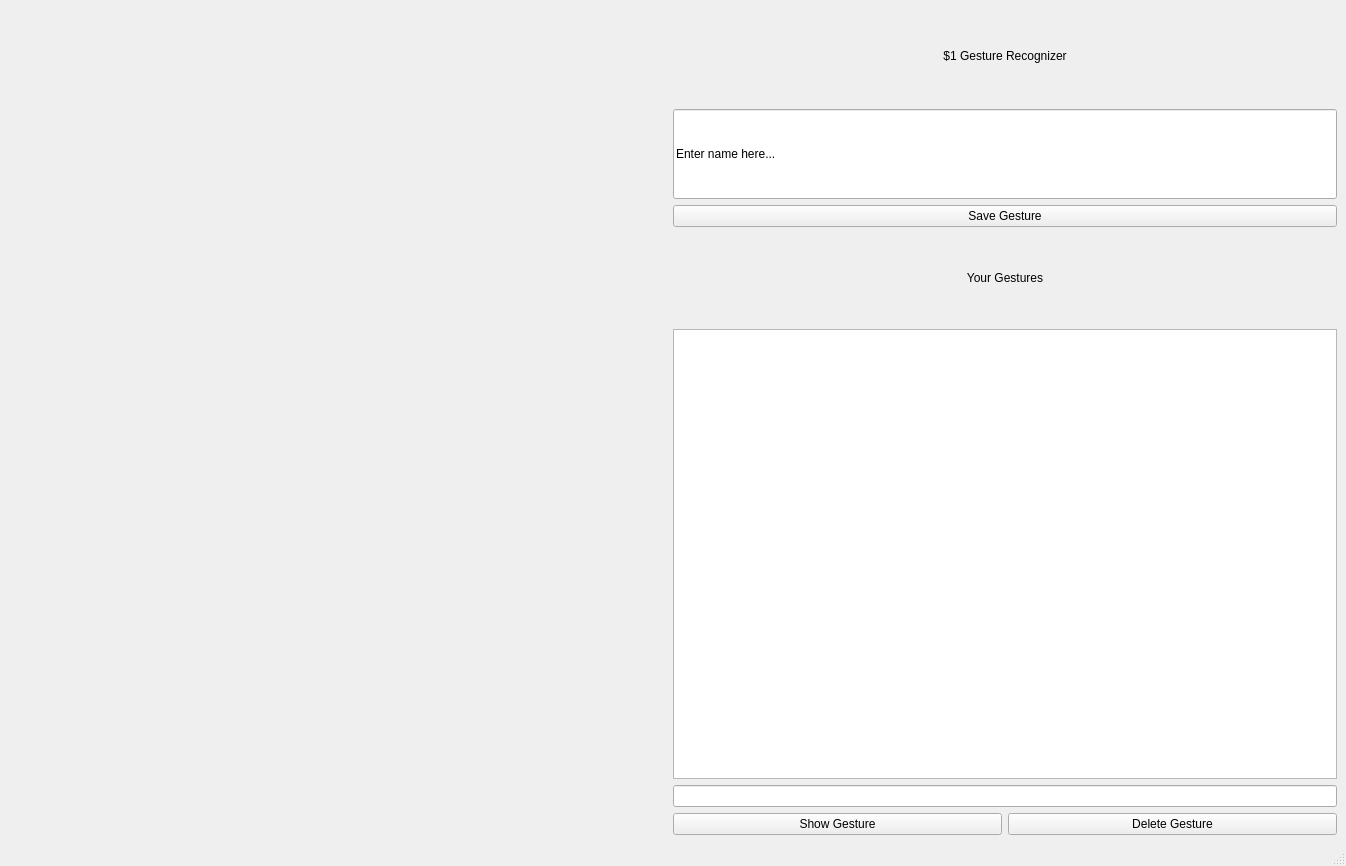
<?xml version="1.0" encoding="UTF-8"?>
<ui version="4.0">
 <class>MainWindow</class>
 <widget class="QMainWindow" name="MainWindow">
  <property name="geometry">
   <rect>
    <x>0</x>
    <y>0</y>
    <width>1346</width>
    <height>866</height>
   </rect>
  </property>
  <property name="windowTitle">
   <string>MainWindow</string>
  </property>
  <widget class="QWidget" name="centralwidget">
   <layout class="QHBoxLayout" name="horizontalLayout" stretch="1,1">
    <item>
     <layout class="QVBoxLayout" name="DrawWidgetContainer">
      <item>
       <spacer name="verticalSpacer">
        <property name="orientation">
         <enum>Qt::Vertical</enum>
        </property>
        <property name="sizeHint" stdset="0">
         <size>
          <width>20</width>
          <height>40</height>
         </size>
        </property>
       </spacer>
      </item>
     </layout>
    </item>
    <item>
     <layout class="QVBoxLayout" name="verticalLayout" stretch="0,0,0,1,0,1,5,0,2">
      <item>
       <spacer name="verticalSpacer_2">
        <property name="orientation">
         <enum>Qt::Vertical</enum>
        </property>
        <property name="sizeHint" stdset="0">
         <size>
          <width>20</width>
          <height>40</height>
         </size>
        </property>
       </spacer>
      </item>
      <item>
       <widget class="QLabel" name="Header">
        <property name="sizePolicy">
         <sizepolicy hsizetype="Preferred" vsizetype="Preferred">
          <horstretch>0</horstretch>
          <verstretch>0</verstretch>
         </sizepolicy>
        </property>
        <property name="text">
         <string>$1 Gesture Recognizer</string>
        </property>
        <property name="alignment">
         <set>Qt::AlignCenter</set>
        </property>
       </widget>
      </item>
      <item>
       <spacer name="verticalSpacer_3">
        <property name="orientation">
         <enum>Qt::Vertical</enum>
        </property>
        <property name="sizeHint" stdset="0">
         <size>
          <width>20</width>
          <height>40</height>
         </size>
        </property>
       </spacer>
      </item>
      <item>
       <widget class="QLineEdit" name="GestureNameInput">
        <property name="sizePolicy">
         <sizepolicy hsizetype="Preferred" vsizetype="Preferred">
          <horstretch>0</horstretch>
          <verstretch>0</verstretch>
         </sizepolicy>
        </property>
        <property name="text">
         <string>Enter name here...</string>
        </property>
       </widget>
      </item>
      <item>
       <layout class="QHBoxLayout" name="horizontalLayout_3">
        <item>
         <widget class="QPushButton" name="SaveGestureButton">
          <property name="text">
           <string>Save Gesture</string>
          </property>
         </widget>
        </item>
       </layout>
      </item>
      <item>
       <widget class="QLabel" name="GestureListHeader">
        <property name="text">
         <string>Your Gestures</string>
        </property>
        <property name="alignment">
         <set>Qt::AlignCenter</set>
        </property>
       </widget>
      </item>
      <item>
       <widget class="QListWidget" name="GestureList"/>
      </item>
      <item>
       <widget class="QLineEdit" name="ResultOutput"/>
      </item>
      <item>
       <layout class="QHBoxLayout" name="horizontalLayout_2">
        <item>
         <widget class="QPushButton" name="ShowButton">
          <property name="text">
           <string>Show Gesture</string>
          </property>
         </widget>
        </item>
        <item>
         <widget class="QPushButton" name="DeleteButton">
          <property name="text">
           <string>Delete Gesture</string>
          </property>
         </widget>
        </item>
       </layout>
      </item>
     </layout>
    </item>
   </layout>
  </widget>
  <widget class="QMenuBar" name="menubar">
   <property name="geometry">
    <rect>
     <x>0</x>
     <y>0</y>
     <width>1346</width>
     <height>22</height>
    </rect>
   </property>
  </widget>
  <widget class="QStatusBar" name="statusbar"/>
 </widget>
 <resources/>
 <connections/>
</ui>
